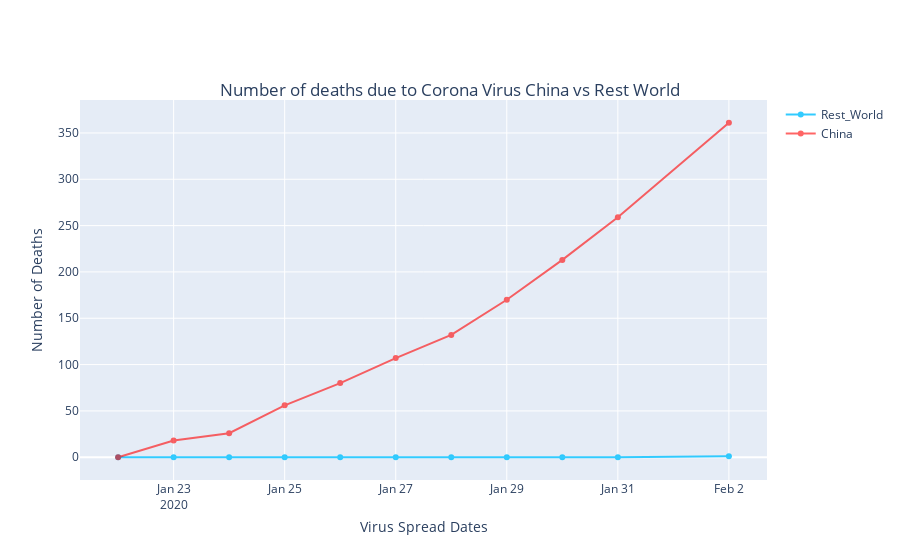

The notebook cell this image was saved under:
### Code cell
import plotly.graph_objects as go
import datetime

X_c = death_c.index
X_w = death_w.index

fig = go.Figure(layout=go.Layout(
        title = {'text': f'Number of deaths due to Corona Virus China vs Rest World',
                                'y':0.85,
                                'x':0.5,
                                'xanchor': 'center',
                                'yanchor': 'top'},
        xaxis_title="Virus Spread Dates",
        yaxis_title="Number of Deaths"))

fig.add_trace(go.Scatter(x=X_w, y=death_w.values,line_color='deepskyblue',name='Rest_World',
                opacity=0.8))

fig.add_trace(go.Scatter(x=X_c, y=death_c.values,line_color='red',name='China',
                opacity=0.6))
fig.show()

### Figure 1 — Plotly figure (JSON) as saved in the notebook; plotly's stock layout.template omitted (floating-point values rounded to 4 significant figures)
{"data": [{"line": {"color": "deepskyblue"}, "name": "Rest_World", "opacity": 0.8, "type": "scatter", "x": ["2020-01-22", "2020-01-23", "2020-01-24", "2020-01-25", "2020-01-26", "2020-01-27", "2020-01-28", "2020-01-29", "2020-01-30", "2020-01-31", "2020-02-02"], "y": [0, 0, 0, 0, 0, 0, 0, 0, 0, 0, 1]}, {"line": {"color": "red"}, "name": "China", "opacity": 0.6, "type": "scatter", "x": ["2020-01-22", "2020-01-23", "2020-01-24", "2020-01-25", "2020-01-26", "2020-01-27", "2020-01-28", "2020-01-29", "2020-01-30", "2020-01-31", "2020-02-02"], "y": [0, 18, 26, 56, 80, 107, 132, 170, 213, 259, 361]}], "layout": {"title": {"text": "Number of deaths due to Corona Virus China vs Rest World", "x": 0.5, "xanchor": "center", "y": 0.85, "yanchor": "top"}, "xaxis": {"title": {"text": "Virus Spread Dates"}}, "yaxis": {"title": {"text": "Number of Deaths"}}}}
